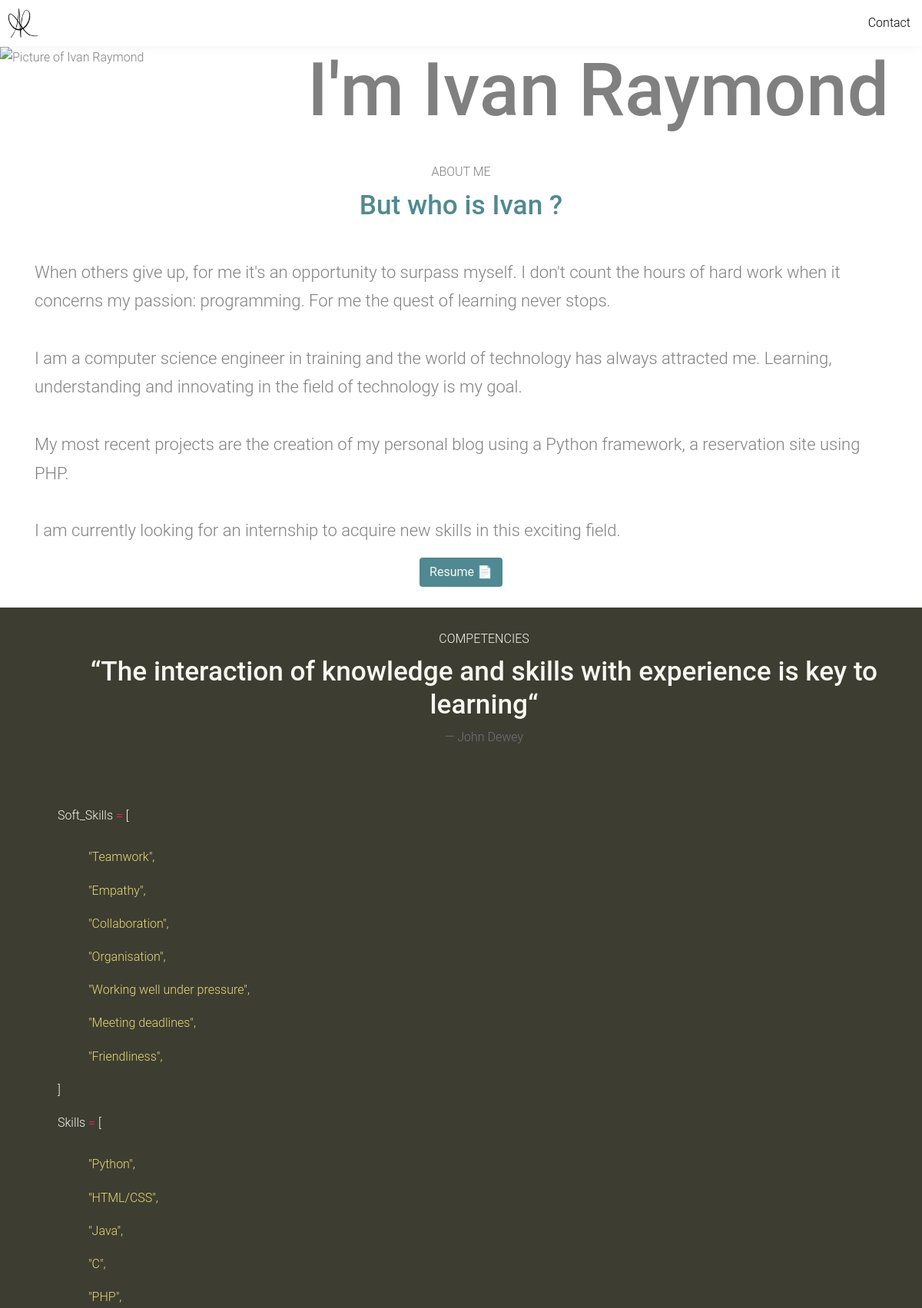
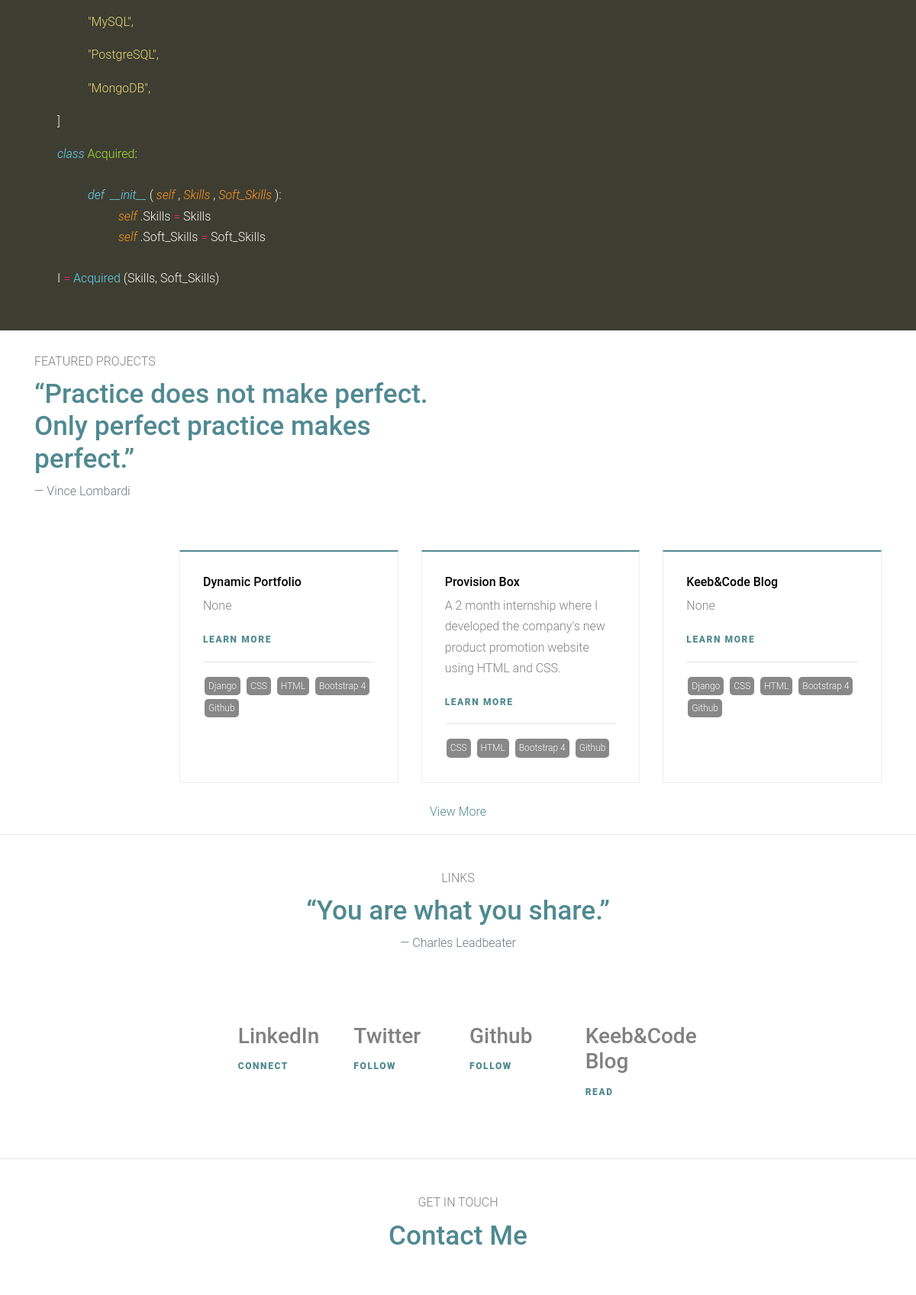
The page / (upper part) on the database its author committed (2 pictures, top to bottom).
### base/models.py (models this page shows, shortened)
class Bio(models.Model):
    body = RichTextField(null=True, blank=True)
    resume = models.FileField(null=True, blank=True, upload_to="media")
    softSkill = models.ManyToManyField(SoftSkill, null=True, blank=True)
    skill = models.ManyToManyField(Skill, null=True, blank=True)

class SoftSkill(models.Model):
    name = models.CharField(max_length=200)
    def __str__(self):
        return self.name

class Skill(models.Model):
    name = models.CharField(max_length=200)
    def __str__(self):
        return self.name

class Project(models.Model):
    title = models.CharField(max_length=150)
    projectResume = models.CharField(null=True, blank=True, max_length=1000)
    body = RichTextUploadingField(null=True, blank=True)
    date = models.DateField(null=True, blank=True)
    active = models.BooleanField(default=False)
    featured = models.BooleanField(default=False)
    tags = models.ManyToManyField(Tag, null=True, blank=True)
    slug = models.SlugField(null=True, blank=True)

class Tag(models.Model):
    name = models.CharField(max_length=200)
    def __str__(self):
        return self.name

### base/views.py (the view)
# urls.py: path('', home_view, name="home"),
def home_view(request):
    projects = Project.objects.filter(active=True, featured=True).order_by('-date')[0:3]
    bio = get_object_or_404(Bio, id=1)
    context = {
        'projects': projects,
        'bio': bio
    }
    return render(request, 'home.html', context)

### base/templates/home.html (shortened to what this page needs)
{% extends 'base.html' %}
{% load static %}
{% block content %}
    <section>
        <div class="a-container">
            <div class="row contained">
                <div class="col-4">
                    <img style="width: 25vw;" src="{% static 'images/me.png' %}" alt="Picture of Ivan Raymond">
                </div>
                <div class="col align-self-center">
                    <h2 id="title-name" class="title-name">I'm Ivan Raymond</h2>
                </div>
            </div>
        </div>
        <br>
	</section>
	<section>
        <div class="container">
            <div class="section-title text-center mb-5">
                <span class="sub-title mb-2 d-block">ABOUT ME</span>
                <h2 class="title text-primary">But who is Ivan ?</h2>
            </div>
            <div>
                {{ bio.body | safe }}
            </div>
            <div class="button-container">
                {% if bio.resume %}
                    <a class="resume" href="{{ bio.resume.url }}" download="{{ bio.resume.url }}">
                        <button class="btn btn-teal text">Resume 📄</button>
                    </a>
                {% endif %}
            </div>
        </div>
        <br>
	</section>
    <section class="syntax-highlighting">
        <br>
        <div class="container">
            <div class="section-title text-center mb-5">
                <span class="sub-title text mb-2 d-block">COMPETENCIES</span>
                <blockquote class="blockquote">
                    <h2 class="title text">“The interaction of knowledge and skills with experience is key to learning“</h2>
                    <footer class="blockquote-footer">John Dewey</footer>
                </blockquote>
            </div>
            <br>
            <span class="text">Soft_Skills </span><span class="operator">=</span><span class="text"> [</span>
            <br><br>
            {% for softSkill in bio.softSkill.all %}
            <p style="margin-left:40px" class="value">"{{ softSkill }}",</p>
            {% endfor %}
            <p class="text">]</p>
            <span class="text">Skills </span><span class="operator">=</span><span class="text"> [</span>
            <br><br>
            {% for skill in bio.skill.all %}
            <p style="margin-left:40px" class="value">"{{ skill }}",</p>
            {% endfor %}
            <p class="text">]</p>
            <span class="identifier font-italic">class</span><span class="class"> Acquired</span><span class="text">:</span>
            <br><br>
            <span style="margin-left:40px" class="identifier font-italic">def</span>
            <span class="identifier font-italic">&nbsp;__init__</span>
            <span class="text">(</span>
            <span class="parameter">self</span>
            <span class="text">, </span>
            <span class="parameter">Skills</span>
            <span class="text">, </span>
            <span class="parameter">Soft_Skills</span>
            <span class="text">):</span>
            <br>
            <span style="margin-left:80px" class="parameter">self</span>
            <span class="text">.Skills</span>
            <span class="operator"> = </span>
            <span class="text">Skills</span>
            <br>
            <span style="margin-left:80px" class="parameter">self</span>
            <span class="text">.Soft_Skills</span>
            <span class="operator"> = </span>
            <span class="text">Soft_Skills</span>
            <br><br>
            <span class="text">I</span>
            <span class="operator"> = </span>
            <span class="identifier">Acquired</span>
            <span class="text">(Skills, Soft_Skills)</span>
        </div>
        <br><br>
	</section>
	<section class="s1">
        <br>
        <div class="container">
            <div class="row mb-5">
                <div class="col-lg-6 section-title">
                    <span class="sub-title mb-2 d-block">FEATURED PROJECTS</span>
                    <blockquote class="blockquote">
                    <h2 class="title text-primary">“Practice does not make perfect. Only perfect practice makes perfect.”</h2>
                    <footer class="blockquote-footer">Vince Lombardi</footer>
                    </blockquote>
                </div>
            </div>
            <div class="row">
                <div class="col-lg-10 ml-auto">
                    <div class="row">
                        {% for project in projects %}
                            <div class="col-md-6 col-lg-4 mb-4 mb-lg-4">
                                <div class="service h-100">
                                    <h3>{{ project.title }}</h3>
                                    <p>{{ project.projectResume }}</p>
                                    <p><a href="{% url 'base:project_detail' project.slug %}" class="readmore">Learn more</a></p>
                                    <hr>
                                    {% for tag in project.tags.all %}
						                <span class="tag">{{tag}}</span>
					                {% endfor %}
                                </div>
                            </div>
				        {% endfor %}
                    </div>
                </div>
            </div>
        </div>
        <p align="center">
            <a href="{% url 'base:projects' %}">View More</a>
        </p>
        <hr>
	</section>
    <section class="container">
        <br>
        <div class="links-container">
            <div class="section-title text-center mb-5">
                <span class="sub-title mb-2 d-block">LINKS</span>
                <blockquote class="blockquote">
                    <h2 class="title text-primary">“You are what you share.”</h2>
                    <footer class="blockquote-footer">Charles Leadbeater</footer>
                </blockquote>
            </div>
            <br>
            <div class="row">
                <div class="col-lg-12 ml-auto">
                    <div class="row">
                        <div class="col-md-6 col-lg-3 mb-3 mb-lg-3">
                            <div class="h-100">
                                <h3>LinkedIn</h3>
                                <p><a target="_blank" href="https://www.linkedin.com/in/ivanraymond" class="readmore">Connect</a></p>
                            </div>
                        </div>
                        <div class="col-md-6 col-lg-3 mb-3 mb-lg-3">
                            <div class="h-100">
                                <h3>Twitter</h3>
                                <p><a target="_blank" href="https://twitter.com/AlexandreRaym" class="readmore">Follow</a></p>
                            </div>
                        </div>
                        <div class="col-md-6 col-lg-3 mb-3 mb-lg-3">
                            <div class="h-100">
                                <h3>Github</h3>
                                <p><a target="_blank" href="https://github.com/Alexandre1999" class="readmore">Follow</a></p>
                            </div>
                        </div>
                        <div class="col-md-6 col-lg-3 mb-3 mb-lg-3">
                            <div class="h-100">
                                <h3>Keeb&Code Blog</h3>
                                <p><a target="_blank" href="https://keebcode.com/" class="readmore">Read</a></p>
                            </div>
                        </div>
                    </div>
                </div>
            </div>
        </div>
        <br>
    </section>
    <hr>
    <section class="s2">
        <br>
		<div class="main-container">
			<div class="section-title text-center mb-5">
                <span class="sub-title mb-2 d-block">GET IN TOUCH</span>
                <h2 class="title text-primary">Contact Me</h2>
            </div>
            <br>
		</div>
	</section>
{% endblock content %}

### static/css/main.css (style rules this page uses)
:root { --mainColor: #f6f6f6; --secondaryColor:#fff; --borderColor:#c1c1c1; --syntaxDark:#3e3d32; --identifier:#66d9ef; --class:#a6e22e; --parameters:#fd971f; --operator:#f92672; --text:#f8f8f2; --values:#e6db74; --mainText:black; --secondaryText:#4b5156; --buttonColor:black; --mainTeal:#508991; }
html, body { padding: 0; margin: 0; scroll-behavior: smooth; }
body * { transition: 0.3s; }
body { line-height: 1.7; color: gray; font-weight: 300; font-size: 1rem; font-family: "Roboto", -apple-system, BlinkMacSystemFont, "Segoe UI", Roboto, "Helvetica Neue", Arial, "Noto Sans", sans-serif, "Apple Color Emoji", "Segoe UI Emoji", "Segoe UI Symbol", "Noto Color Emoji"; }
a { text-decoration: none; color:var(--mainTeal); }
h2 { font-size: 36px; }
h3 { font-size: 28px; }
.main-container { width: 1200px; margin: 0 auto; }
.service { padding: 30px; background: #fff; border: 1px solid #eee; border-top: 2px solid #508991; -webkit-transition: .3s all ease-in-out; -o-transition: .3s all ease-in-out; transition: .3s all ease-in-out; position: relative; top: 0; }
.service h3 { font-size: 1rem; color: #000; }
.service *:last-child { margin-bottom: 0; }
.readmore { position: relative; padding-right: 20px; text-transform: uppercase; font-size: .75rem; letter-spacing: .1rem; font-weight: 900; -webkit-transition: .3s all ease; -o-transition: .3s all ease; transition: .3s all ease; }
.section-title .title { font-size: 2.2rem; }
.text-primary { color: var(--mainTeal)!important; }
.text-center { text-align: center!important; }
.btn-teal { background-color: var(--mainTeal); }
@media screen and (max-width: 1200px) { .main-container { width: 95%; } }
.contained { width: 100%; }
.title-name { width: 100%; font-size: 8vw; }
.button-container { display: grid; place-items: center; }
.syntax-highlighting { background-color: var(--syntaxDark); padding-left: 5vw; }
.class { color: var(--class); }
.operator { color: var(--operator); }
.text { color: var(--text); }
.value { color: var(--values); }
.identifier { color: var(--identifier); }
.parameter { color: var(--parameters); font-style: italic; }
.tag { display:inline-block; color:#fff; background-color: #888; border-radius: 5px; margin: 2px; padding: 2px 5px; font-size: 12px; }
.links-container { display: grid; place-items: center; }

### rows shown on the page
Bio: body "When others give up, for me it's an opportunity to surpass myself. I don't count the hours of hard work when it concerns my passion: programming. For me the quest of learning never stops. I am a computer science engineer in training and the world of technology has always attracted me. Learning, understanding and innovating in the field of technology is my goal. My most recent projects are the creation of my personal blog using a Python framework, a reservation site using PHP. I am currently looking for an internship to acquire new skills in this exciting field."
SoftSkill: name "Teamwork"
SoftSkill: name "Empathy"
SoftSkill: name "Collaboration"
SoftSkill: name "Organisation"
SoftSkill: name "Working well under pressure"
SoftSkill: name "Meeting deadlines"
SoftSkill: name "Friendliness"
Skill: name "Python"
Skill: name "HTML/CSS"
Skill: name "Java"
Skill: name "C"
Skill: name "PHP"
Skill: name "MySQL"
Skill: name "PostgreSQL"
Skill: name "MongoDB"
Project: title "Dynamic Portfolio", projectResume "None"
Tag: name "Django"
Tag: name "CSS"
Tag: name "HTML"
Tag: name "Bootstrap 4"
Tag: name "Github"
Project: title "Provision Box", projectResume "A 2 month internship where I developed the company's new product promotion website using HTML and CSS."
Project: title "Keeb&Code Blog", projectResume "None"
